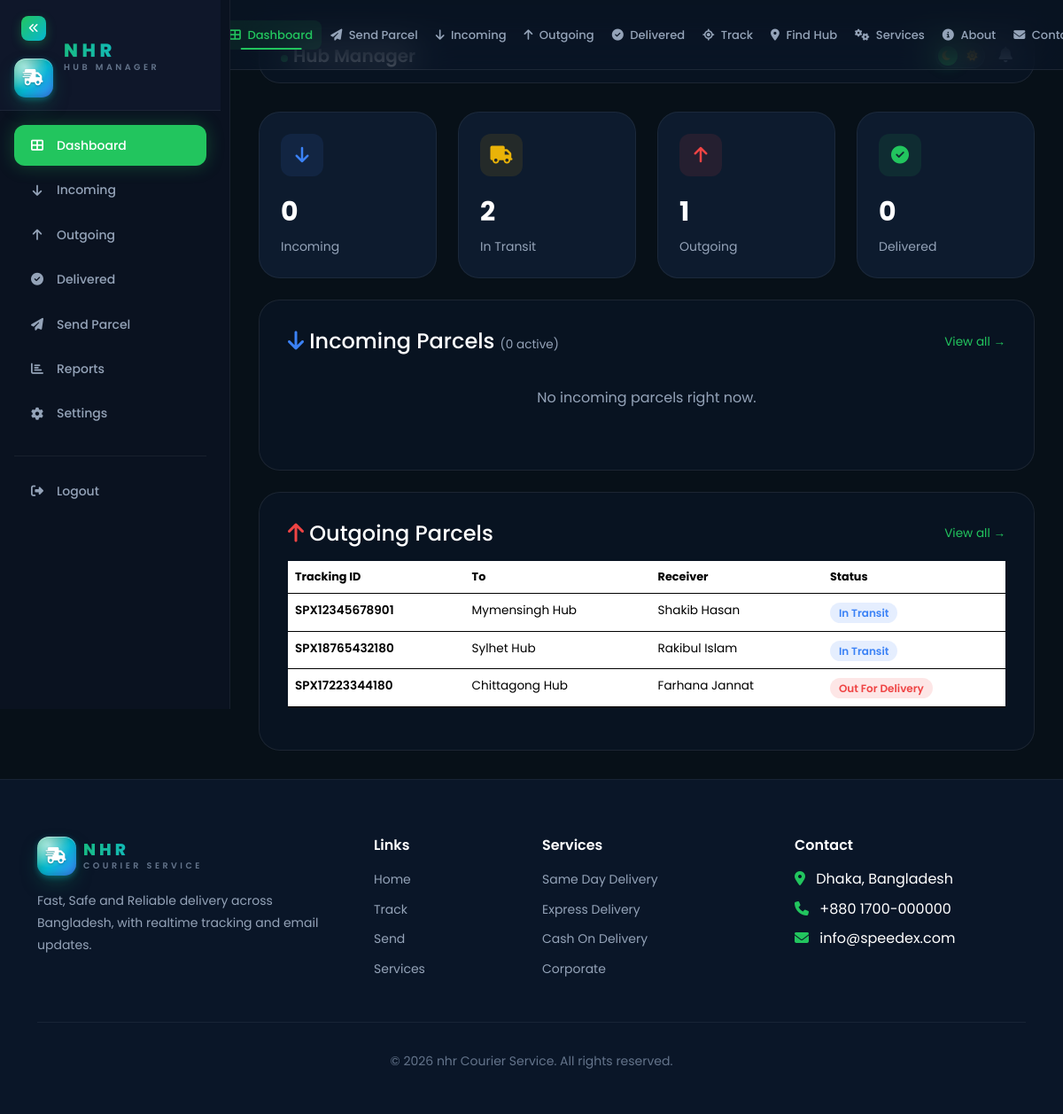
The app's page /hub-manager/index.php (signed in) with its own data.
### tables this page shows
CREATE TABLE `parcels` (
  `id` INT UNSIGNED AUTO_INCREMENT PRIMARY KEY,
  `tracking_id` VARCHAR(20) NOT NULL UNIQUE,
  `sender_name` VARCHAR(100) NOT NULL,
  `sender_phone` VARCHAR(20) NOT NULL,
  `sender_email` VARCHAR(255) DEFAULT NULL,
  `sender_address` TEXT NOT NULL,
  `sender_hub_id` INT UNSIGNED NOT NULL,
  `receiver_name` VARCHAR(100) NOT NULL,
  `receiver_phone` VARCHAR(20) NOT NULL,
  `receiver_email` VARCHAR(255) DEFAULT NULL,
  `receiver_address` TEXT NOT NULL,
  `receiver_hub_id` INT UNSIGNED NOT NULL,
  `parcel_type` ENUM('document','small_parcel','medium_parcel','large_parcel','fragile') NOT NULL DEFAULT 'small_parcel',
  `weight` DECIMAL(6,2) NOT NULL DEFAULT 0.00,
  `description` TEXT DEFAULT NULL,
  `delivery_type` ENUM('standard','express','same_day') NOT NULL DEFAULT 'standard',
  `payment_method` ENUM('sender_pay','receiver_pay','cod') NOT NULL DEFAULT 'sender_pay',
  `cod_amount` DECIMAL(10,2) DEFAULT 0.00,
  `delivery_charge` DECIMAL(10,2) NOT NULL DEFAULT 0.00,
  `total_amount` DECIMAL(10,2) NOT NULL DEFAULT 0.00,
  `status` ENUM('pending','picked_up','in_transit','at_hub','out_for_delivery','delivered','returned','cancelled') NOT NULL DEFAULT 'pending',
  `booked_by` INT UNSIGNED DEFAULT NULL,
  `delivered_at` DATETIME DEFAULT NULL,
  `estimated_delivery` DATE DEFAULT NULL,
  `created_at` TIMESTAMP DEFAULT CURRENT_TIMESTAMP,
  `updated_at` TIMESTAMP DEFAULT CURRENT_TIMESTAMP ON UPDATE CURRENT_TIMESTAMP,
  INDEX `idx_parcels_tracking` (`tracking_id`),
  INDEX `idx_parcels_status` (`status`),
  FOREIGN KEY (`sender_hub_id`) REFERENCES `hubs`(`id`) ON DELETE RESTRICT,
  FOREIGN KEY (`receiver_hub_id`) REFERENCES `hubs`(`id`) ON DELETE RESTRICT,
  FOREIGN KEY (`booked_by`) REFERENCES `users`(`id`) ON DELETE SET NULL
);

CREATE TABLE `hubs` (
  `id` INT UNSIGNED AUTO_INCREMENT PRIMARY KEY,
  `name` VARCHAR(100) NOT NULL,
  `code` VARCHAR(20) NOT NULL UNIQUE,
  `district` VARCHAR(100) NOT NULL,
  `area` VARCHAR(100) NOT NULL,
  `address` TEXT NOT NULL,
  `phone` VARCHAR(20) NOT NULL,
  `email` VARCHAR(255) DEFAULT NULL,
  `manager_id` INT UNSIGNED DEFAULT NULL,
  `status` ENUM('active','inactive') NOT NULL DEFAULT 'active',
  `created_at` TIMESTAMP DEFAULT CURRENT_TIMESTAMP,
  `updated_at` TIMESTAMP DEFAULT CURRENT_TIMESTAMP ON UPDATE CURRENT_TIMESTAMP,
  INDEX `idx_hubs_district` (`district`),
  INDEX `idx_hubs_status` (`status`)
);

### hub-manager/index.php (the view, shortened to what this page needs)
<?php
require_once __DIR__ . '/../includes/header.php';
require_once __DIR__ . '/../includes/navbar.php';
$db = Database::getConnection();
$hub = (int)($_SESSION['hub_id'] ?? 0);
require_once __DIR__ . '/../includes/sidebar.php';
$stat = $db->prepare("SELECT
  SUM(receiver_hub_id=? AND status IN('in_transit','at_hub','pending')) incoming,
  SUM(sender_hub_id=? AND status='in_transit') in_transit,
  SUM(sender_hub_id=? AND status='out_for_delivery') outgoing,
  SUM(receiver_hub_id=? AND status='delivered') delivered,
  SUM(receiver_hub_id=? AND status='cancelled') cancelled FROM parcels");
$stat->execute([$hub,$hub,$hub,$hub,$hub]); $s = $stat->fetch();
$incomingStmt = $db->prepare("SELECT p.id, p.tracking_id, p.sender_name, p.receiver_name, p.status, p.total_amount, p.created_at,
    s.name AS from_hub, r.name AS to_hub
    FROM parcels p
    LEFT JOIN hubs s ON s.id=p.sender_hub_id
    LEFT JOIN hubs r ON r.id=p.receiver_hub_id
    WHERE p.receiver_hub_id=? AND p.status IN('in_transit','at_hub','pending','out_for_delivery')
    ORDER BY p.created_at DESC LIMIT 15");
$incomingStmt->execute([$hub]);
$incomingParcels = $incomingStmt->fetchAll();
$outgoingStmt = $db->prepare("SELECT p.tracking_id, p.sender_name, p.receiver_name, p.status, p.total_amount, p.created_at,
    s.name AS from_hub, r.name AS to_hub
    FROM parcels p
    LEFT JOIN hubs s ON s.id=p.sender_hub_id
    LEFT JOIN hubs r ON r.id=p.receiver_hub_id
    WHERE p.sender_hub_id=? AND p.status IN('pending','in_transit','out_for_delivery','at_hub')
    ORDER BY p.created_at DESC LIMIT 10");
$outgoingStmt->execute([$hub]);
$outgoingParcels = $outgoingStmt->fetchAll();
function statusBadge($s) {
  $colors = ['pending'=>'#f59e0b','in_transit'=>'#3b82f6','at_hub'=>'#8b5cf6','out_for_delivery'=>'#ef4444','delivered'=>'#10b981','cancelled'=>'#6b7280'];
  $c = $colors[$s] ?? '#6b7280';
  return '<span style="background:'.$c.'22;color:'.$c.';padding:3px 10px;border-radius:999px;font-size:.75rem;font-weight:600;text-transform:capitalize;">'.str_replace('_',' ',$s).'</span>';
}
?>
<div class="main-content">
  <div class="dashboard-navbar"><div class="d-flex align-items-center gap-3">
    <h5 style="margin:0;font-weight:600;"><span class="live-dot"></span>Hub Manager</h5></div>
    <div class="d-flex align-items-center gap-3" style="position:relative;">
      <div class="theme-toggle theme-switcher"><i class="fas fa-moon"></i><i class="fas fa-sun"></i><div class="toggle-ball"></div></div>
      <div style="position:relative;cursor:pointer;" id="notifBellBtn"><i class="fas fa-bell" style="color:var(--text-secondary);font-size:1.1rem;"></i></div>
    </div></div>
  <div class="row g-4 mb-4">
    <?php $cards=[
      ['Incoming',(int)$s['incoming'],'fa-arrow-down','blue', BASE_URL.'/hub-manager/incoming.php'],
      ['In Transit',(int)$s['in_transit'],'fa-truck','yellow', BASE_URL.'/hub-manager/outgoing.php?status=in_transit'],
      ['Outgoing',(int)$s['outgoing'],'fa-arrow-up','red', BASE_URL.'/hub-manager/outgoing.php'],
      ['Delivered',(int)$s['delivered'],'fa-check-circle','green', BASE_URL.'/hub-manager/delivered.php'],
    ]; foreach($cards as $c): ?>
    <div class="col-lg-3 col-md-6">
      <a class="stat-card-link" href="<?= $c[4] ?>">
        <div class="stat-card hover-glow"><div class="stat-icon <?= $c[3] ?>"><i class="fas <?= $c[2] ?>"></i></div><div class="stat-value"><?= $c[1] ?></div><div class="stat-label"><?= $c[0] ?></div></div>
      </a>
    </div>
    <?php endforeach; ?>
  </div>
  <div class="row g-4">
    <div class="col-12">
      <div class="glass-card">
        <div class="d-flex justify-content-between align-items-center mb-3 flex-wrap gap-2">
          <h4 style="margin:0;"><i class="fas fa-arrow-down" style="color:#3b82f6;"></i> Incoming Parcels <span style="font-size:.85rem;color:var(--text-secondary);font-weight:400;">(<?= (int)$s['incoming'] ?> active)</span></h4>
          <a href="<?= BASE_URL ?>/hub-manager/incoming.php" style="font-size:.85rem;color:var(--primary);text-decoration:none;">View all →</a>
        </div>
        <?php if (empty($incomingParcels)): ?>
          <p style="color:var(--text-secondary);text-align:center;padding:20px;">No incoming parcels right now.</p>
        <?php endif; ?>
      </div>
    </div>
    <div class="col-12">
      <div class="glass-card">
        <div class="d-flex justify-content-between align-items-center mb-3">
          <h4 style="margin:0;"><i class="fas fa-arrow-up" style="color:#ef4444;"></i> Outgoing Parcels</h4>
          <a href="<?= BASE_URL ?>/hub-manager/outgoing.php" style="font-size:.85rem;color:var(--primary);text-decoration:none;">View all →</a>
        </div>
        <?php if (empty($outgoingParcels)): ?>
          <p style="color:var(--text-secondary);text-align:center;padding:20px;">No outgoing parcels right now.</p>
        <?php else: ?>
        <div style="overflow-x:auto;">
          <table class="table" style="width:100%;color:var(--text-primary);">
            <thead><tr style="border-bottom:1px solid var(--border);">
              <th style="padding:8px;font-size:.8rem;">Tracking ID</th>
              <th style="padding:8px;font-size:.8rem;">To</th>
              <th style="padding:8px;font-size:.8rem;">Receiver</th>
              <th style="padding:8px;font-size:.8rem;">Status</th>
            </tr></thead>
            <tbody>
              <?php foreach($outgoingParcels as $p): ?>
              <tr class="parcel-row" style="border-bottom:1px solid var(--border);" onclick="window.location='<?= BASE_URL ?>/track.php?id=<?= urlencode($p['tracking_id']) ?>'">
                <td style="padding:8px;font-size:.85rem;font-weight:600;"><?= htmlspecialchars($p['tracking_id']) ?></td>
                <td style="padding:8px;font-size:.85rem;"><?= htmlspecialchars($p['to_hub'] ?? '-') ?></td>
                <td style="padding:8px;font-size:.85rem;"><?= htmlspecialchars($p['receiver_name']) ?></td>
                <td style="padding:8px;"><?= statusBadge($p['status']) ?></td>
              </tr>
              <?php endforeach; ?>
            </tbody>
          </table>
        </div>
        <?php endif; ?>
      </div>
    </div>
  </div>
</div>
<?php require_once __DIR__ . '/../includes/footer.php'; ?>

### records on screen
parcels: tracking "SPX12345678901", receiver_hub.name "Mymensingh Hub", receiver_name "Shakib Hasan", status "In Transit"
parcels: tracking "SPX18765432180", receiver_hub.name "Sylhet Hub", receiver_name "Rakibul Islam", status "In Transit"
parcels: tracking "SPX17223344180", receiver_hub.name "Chittagong Hub", receiver_name "Farhana Jannat", status "Out For Delivery"

### other values on screen
$c[1] "0"
$c[0] "Incoming"
$c[1] "2"
$c[0] "In Transit"
$c[1] "1"
$c[0] "Outgoing"
$c[0] "Delivered"
$s['incoming'] "0"
